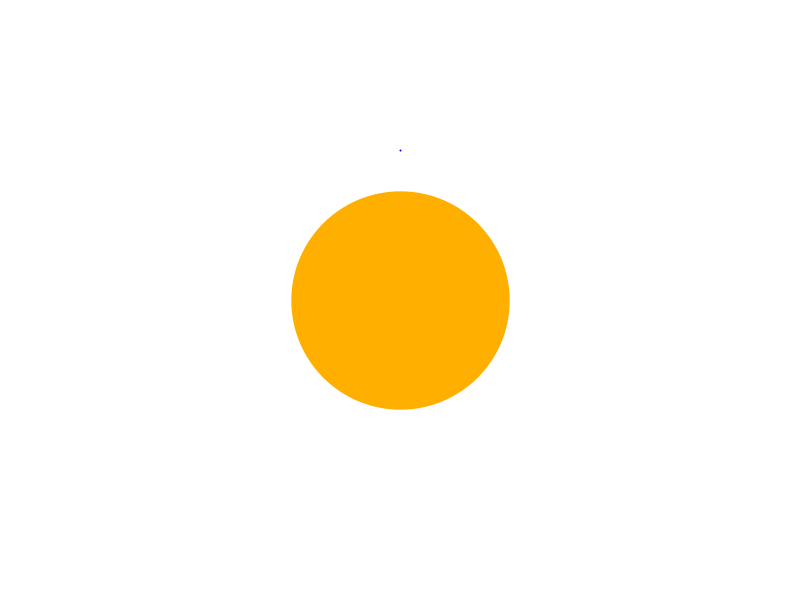
Frame 1 (no input)
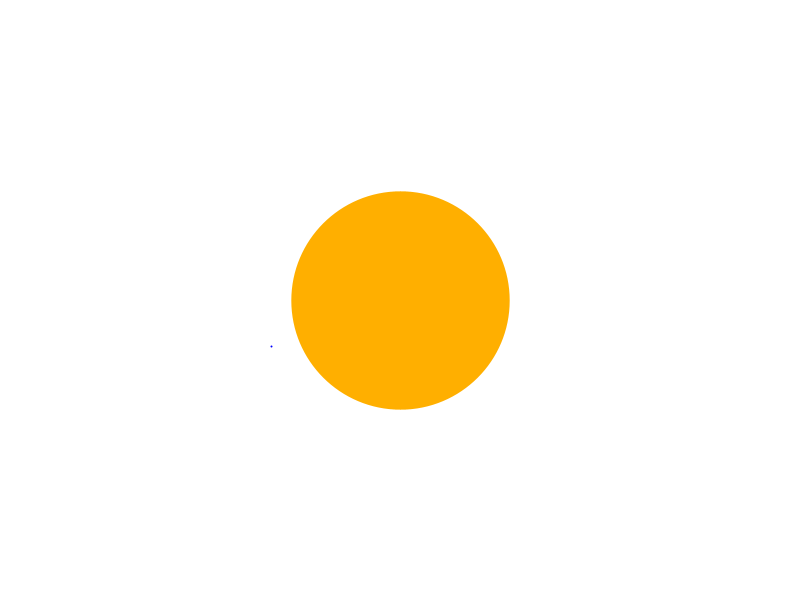
Frame 60 (the mouse pressed at the canvas centre just before this capture)
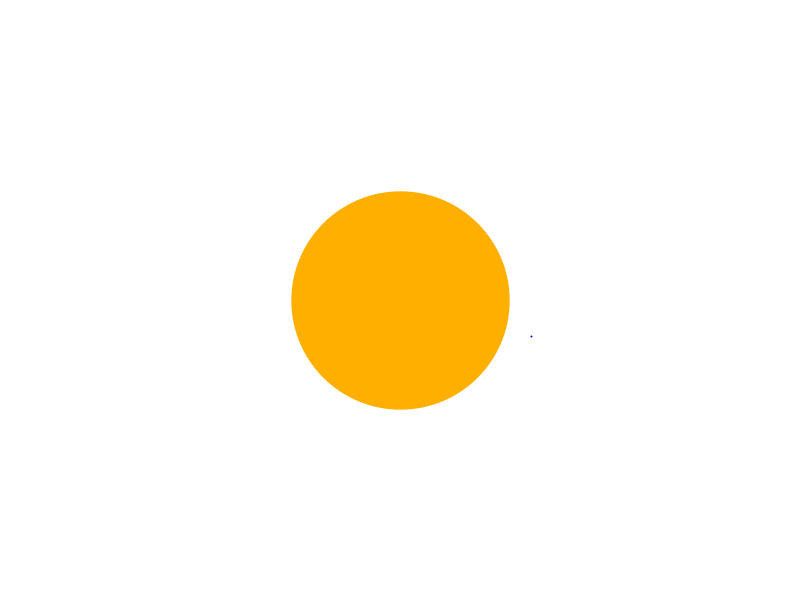
Frame 120 (the mouse held since frame 60 and released just before this capture)

The Processing sketch that drew these frames (run headless with seeded random() and noise(); from frame 60 on, the mouse is pressed at the canvas centre):

// Processing sketch: gravity
// ── gravity.pde
Object sun, earth;
void setup() {
  size(800, 600);

  sun = new Object(width/2, height/2, 109.197928112*2, color(255, 175, 0));
  earth = new Object(width/2, 150, 2, color(0, 0, 255));
  earth.velocity.x = -0.5553*8;
}
int clicks = 0;
PVector click1, click2;
void mousePressed() {
  

  clicks ++;
  if (clicks == 1) {
    click1 = new PVector(0, 0);
  } else if (clicks == 2) {
    click2 = new PVector(mouseX, mouseY);
    earth = new Object(sun.position.x-width/2+mouseX, sun.position.y-height/2+mouseY, earth.mass, earth.colour);
    earth.position.set(click1);
    earth.velocity.set(click2.sub(click1));
    earth.velocity.div(30);
    clicks = 0;
  }
}
void draw() {
  background(255);
  strokeWeight(earth.mass);
  if (clicks == 1) {
    stroke(255, 50);
    point(click1.x, click1.y);
    line(click1.x, click1.y, mouseX, mouseY);
    text("New Velocity: "+click1.mag(), 0, height);
  }
  translate(-sun.position.x+width/2, -sun.position.y+height/2);
  earth.show();
  sun.show();
  if (dist(sun.position.x, sun.position.y, earth.position.x, earth.position.y)
    >sun.mass/2+earth.mass/2) {

    earth.gravitate(sun);
    sun.gravitate(earth);
    text("Velocity: "+sqrt(sq(earth.velocity.x)+sq(earth.velocity.y)), sun.position.x-width/2, sun.position.y+25-height/2);
    text("Distance: "+dist(sun.position.x, sun.position.y, earth.position.x, earth.position.y), sun.position.x-width/2, sun.position.y+50-height/2);
  }
}

// ── Object.pde
class Object {
  float mass, gravitationalConstant;
  PVector position, velocity, force;
  color colour;
  Object(float x, float y, float m, color c) {
    colour = c;
    position = new PVector(x, y);
    velocity = new PVector();
    force = new PVector();
    mass = m;
    gravitationalConstant = 6.67408;
  }
  void show() {
    stroke(colour);
    strokeWeight(mass);
    point(position.x, position.y);
  }
  void gravitate(Object object) {
    force.set(object.position.x-position.x, object.position.y-position.y);

    float mag = (gravitationalConstant*(mass*object.mass)/sq(dist(position.x, position.y, object.position.x, object.position.y)-mass/2))/mass;
    force.setMag(mag*2);
    position.add(velocity);
    velocity.add(force);
    textSize(25);
  }
}
